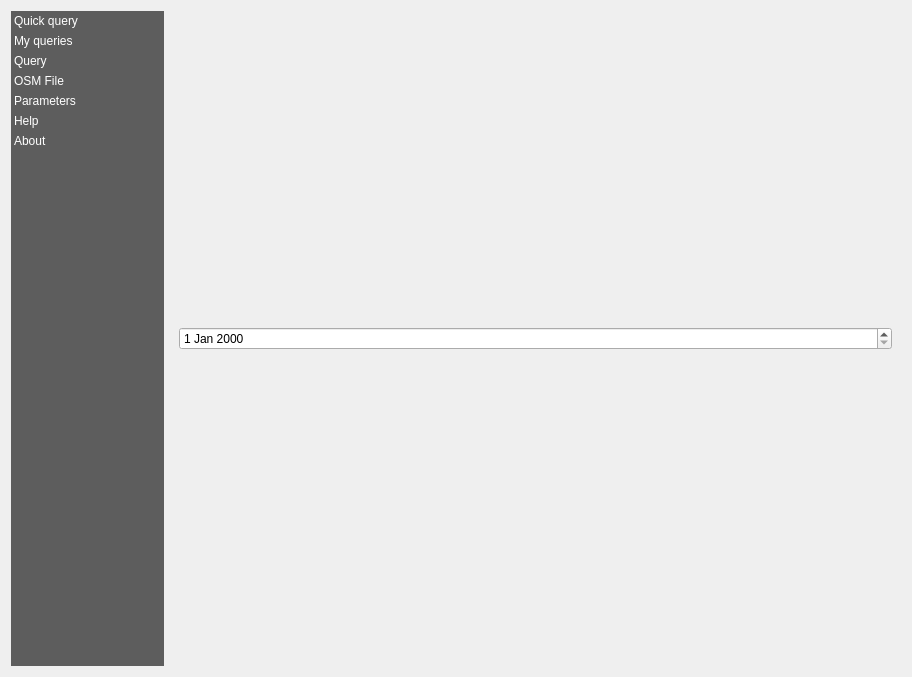
<?xml version="1.0" encoding="UTF-8"?>
<ui version="4.0">
 <class>Dialog</class>
 <widget class="QDialog" name="Dialog">
  <property name="geometry">
   <rect>
    <x>0</x>
    <y>0</y>
    <width>912</width>
    <height>677</height>
   </rect>
  </property>
  <property name="windowTitle">
   <string>Dialog</string>
  </property>
  <layout class="QHBoxLayout" name="horizontalLayout">
   <item>
    <widget class="QListWidget" name="listWidget_2">
     <property name="sizePolicy">
      <sizepolicy hsizetype="Minimum" vsizetype="Expanding">
       <horstretch>0</horstretch>
       <verstretch>0</verstretch>
      </sizepolicy>
     </property>
     <property name="minimumSize">
      <size>
       <width>100</width>
       <height>200</height>
      </size>
     </property>
     <property name="maximumSize">
      <size>
       <width>153</width>
       <height>16777215</height>
      </size>
     </property>
     <property name="styleSheet">
      <string notr="true">QListWidget{
	background-color: rgb(69, 69, 69, 220);
	outline: 0;
}
QListWidget::item {
	color: white;
	padding: 3px;
}
QListWidget::item::selected {
	color: black;
	background-color:palette(Window);
    padding-right: 0px;
}</string>
     </property>
     <property name="frameShape">
      <enum>QFrame::Box</enum>
     </property>
     <property name="lineWidth">
      <number>0</number>
     </property>
     <property name="iconSize">
      <size>
       <width>32</width>
       <height>32</height>
      </size>
     </property>
     <property name="uniformItemSizes">
      <bool>true</bool>
     </property>
     <property name="currentRow">
      <number>-1</number>
     </property>
     <item>
      <property name="text">
       <string>Quick query</string>
      </property>
      <property name="icon">
       <iconset>
        <normaloff>:/plugins/QuickOSM/resources/quick.png</normaloff>:/plugins/QuickOSM/resources/quick.png</iconset>
      </property>
     </item>
     <item>
      <property name="text">
       <string>My queries</string>
      </property>
      <property name="icon">
       <iconset>
        <normaloff>:/plugins/QuickOSM/resources/favorites.png</normaloff>:/plugins/QuickOSM/resources/favorites.png</iconset>
      </property>
     </item>
     <item>
      <property name="text">
       <string>Query</string>
      </property>
      <property name="icon">
       <iconset>
        <normaloff>:/plugins/QuickOSM/resources/edit.png</normaloff>:/plugins/QuickOSM/resources/edit.png</iconset>
      </property>
     </item>
     <item>
      <property name="text">
       <string>OSM File</string>
      </property>
      <property name="icon">
       <iconset>
        <normaloff>:/plugins/QuickOSM/resources/open.png</normaloff>:/plugins/QuickOSM/resources/open.png</iconset>
      </property>
     </item>
     <item>
      <property name="text">
       <string>Parameters</string>
      </property>
      <property name="icon">
       <iconset>
        <normaloff>:/plugins/QuickOSM/resources/general.svg</normaloff>:/plugins/QuickOSM/resources/general.svg</iconset>
      </property>
     </item>
     <item>
      <property name="text">
       <string>Help</string>
      </property>
      <property name="icon">
       <iconset>
        <normaloff>:/plugins/QuickOSM/resources/about.png</normaloff>:/plugins/QuickOSM/resources/about.png</iconset>
      </property>
     </item>
     <item>
      <property name="text">
       <string>About</string>
      </property>
      <property name="icon">
       <iconset>
        <normaloff>:/plugins/QuickOSM/resources/info.png</normaloff>:/plugins/QuickOSM/resources/info.png</iconset>
      </property>
     </item>
    </widget>
   </item>
   <item>
    <widget class="QStackedWidget" name="stackedWidget">
     <property name="currentIndex">
      <number>0</number>
     </property>
     <widget class="QWidget" name="page">
      <layout class="QVBoxLayout" name="verticalLayout">
       <item>
        <widget class="QDateEdit" name="dateEdit"/>
       </item>
      </layout>
     </widget>
     <widget class="QWidget" name="page_2"/>
    </widget>
   </item>
  </layout>
 </widget>
 <resources/>
 <connections/>
</ui>
